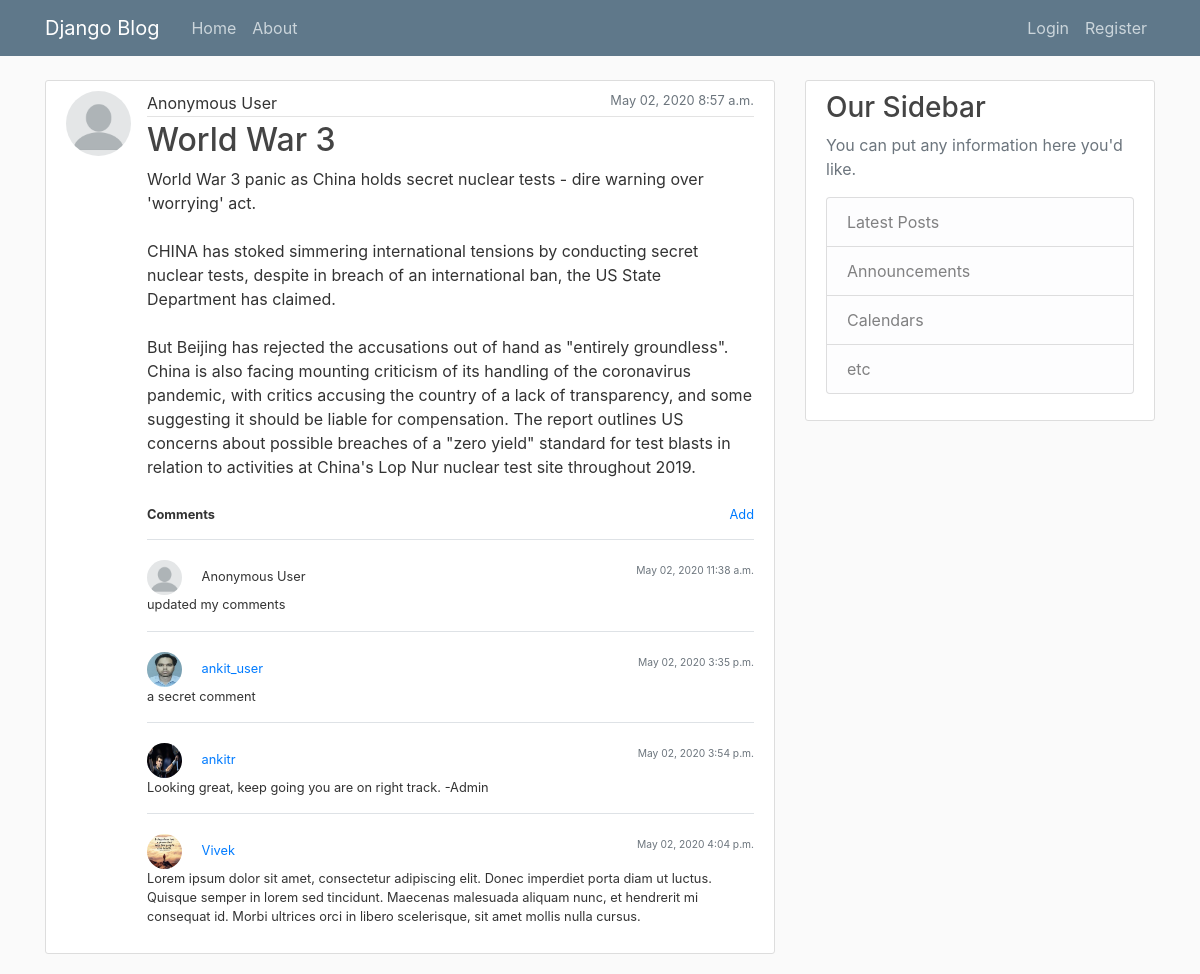
/post/27/, run on the app's committed database.
### blog/models.py (models this page shows, shortened)
class Post(models.Model):
    title = models.CharField(max_length=100)
    content = models.TextField()
    anonymous = models.BooleanField("Post as Anonymous User", editable=True, default=True)
    date_posted = models.DateTimeField(default=timezone.now)
    author = models.ForeignKey(User, on_delete=models.CASCADE)

class Comment(models.Model):
    content = models.TextField()
    anonymous = models.BooleanField("Comment as Anonymous User", editable=True, default=True)
    date_posted = models.DateTimeField(default=timezone.now)
    author = models.ForeignKey(User, on_delete=models.CASCADE)
    post = models.ForeignKey(Post, on_delete=models.CASCADE, related_name='comments')

### users/models.py (models this page shows, shortened)
class Profile(models.Model):
    user = models.OneToOneField(User, on_delete=models.CASCADE)
    image = models.ImageField(default='default.jpg', upload_to='profile_pics')

### blog/views.py (the view)
# urls.py: path('post/<int:pk>/', PostDetailView.as_view(), name='post-detail'),
class PostDetailView(DetailView):
    model = Post

### blog/templates/blog/post_detail.html
{% extends "blog/base.html" %}
{% block content %}
  {% include 'blog/post_raw.html' with post=object editable=True %}
{% endblock content %}

### blog/templates/blog/post_raw.html (shortened to what this page needs)
<article class="media content-section">
  {% if post.anonymous %}
    <img class="rounded-circle article-img" src="/media/profile_pics/anonymous.png">
  {% else %}
    <img class="rounded-circle article-img" src="{{ post.author.profile.image.url }}">
  {% endif %}
  <div class="media-body full-block">
  <div class="full-block">
    <div class="article-metadata">
        {% if post.anonymous %}
            Anonymous User
        {% else %}
            <a class="mr-2" href="{% url 'user-posts' post.author.username %}">{{ post.author }}</a>
        {% endif %}
      <small class="text-muted" style="float:right;">{{ post.date_posted|date:"F d, Y P" }}</small>
    </div>
    <h2><a class="article-title" href="{% url 'post-detail' post.id %}">{{ post.title }}</a></h2>
    <p class="article-content">{{ post.content }}</p>
  </div>
  <div class="full-block small padding-top-10">
      <div class="float-left " style="font-weight: bold" >Comments</div>
      <div class="float-right">
          <a href="{% url 'post-comment-create' post_id=post.id %}">Add</a>
      </div>
  </div>
  <br>
  {% if post.comments.all  %}
    <div class="full-block padding-top-10">
      {% for comment in post.comments.all %}
        {% include 'blog/comment_detail.html' with comment=comment editable=True %}
      {% endfor %}
    </div>
  {% endif %}
  </div>
</article>

### blog/templates/blog/comment_detail.html (shortened to what this page needs)
<div class="float-left full-block padding-top-20 border-top">
    <div class="small float-left full-block">
        <div class="float-left">
        {% if comment.anonymous %}
            <img class="rounded-circle comment-img" src="/media/profile_pics/anonymous.png">
            Anonymous User
        {% else %}
            <img class="rounded-circle comment-img" src="{{ comment.author.profile.image.url }}">
            <a class="mr-2" href="{% url 'user-posts' comment.author.username %}">{{ comment.author }}</a>
        {% endif %}
        </div>
        <div class="float-right">
            <small class="text-muted" styl    e="float:right;">{{ comment.date_posted|date:"F d, Y P" }}</small>
        </div>
    </div>
    <p class="small">{{ comment.content }}</p>
</div>

### blog/static/blog/main.css (style rules this page uses)
body { background: #fafafa; color: #333333; margin-top: 5rem; }
h1, h2, h3, h4, h5, h6 { color: #444444; }
.content-section { background: #ffffff; padding: 10px 20px; border: 1px solid #dddddd; border-radius: 3px; margin-bottom: 20px; }
.article-title { color: #444444; }
.article-content { white-space: pre-line; }
.article-img { height: 65px; width: 65px; margin-right: 16px; }
.article-metadata { padding-bottom: 1px; margin-bottom: 4px; border-bottom: 1px solid #e3e3e3 }
.comment-img { height: 35px; width: 35px; margin-right: 16px; }
.full-block { width:100%; display: block; }
.padding-top-20 { padding-top: 20px; }
.padding-top-10 { padding-top: 10px; }

### data on the page
Post: date_posted "May 02, 2020 8:57 a.m.", title "World War 3", content "World War 3 panic as China holds secret nuclear tests - dire warning over 'worrying' act. CHINA has stoked simmering international tensions by conducting secret nuclear tests, despite in breach of an international ban, the US State Department has claimed. But Beijing has rejected the accusations out of hand as \"entirely groundless\". China is also facing mounting criticism of its handling of the coronavirus pandemic, with critics accusing the country of a lack of transparency, and some suggesting it should be liable for compensation. The report outlines US concerns about possible breaches of a \"zero yield\" standard for test blasts in relation to activities at China's Lop Nur nuclear test…"
Comment: anonymous True (drawn), date_posted "May 02, 2020 11:38 a.m.", content "updated my comments"
Comment: author.profile.image (picture), author "ankit_user", date_posted "May 02, 2020 3:35 p.m.", content "a secret comment"
Comment: author.profile.image (picture), author "ankitr", date_posted "May 02, 2020 3:54 p.m.", content "Looking great, keep going you are on right track. -Admin"
Comment: author.profile.image (placeholder picture), author "Vivek", date_posted "May 02, 2020 4:04 p.m.", content "Lorem ipsum dolor sit amet, consectetur adipiscing elit. Donec imperdiet porta diam ut luctus. Quisque semper in lorem sed tincidunt. Maecenas malesuada aliquam nunc, et hendrerit mi consequat id. Morbi ultrices orci in libero scelerisque, sit amet mollis nulla cursus."
